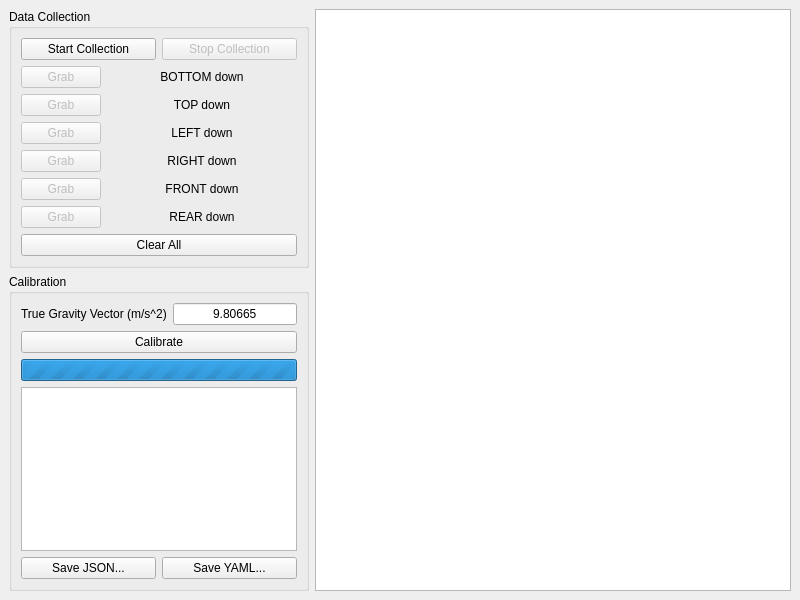
<?xml version="1.0" encoding="UTF-8"?>
<ui version="4.0">
 <class>fmain</class>
 <widget class="QMainWindow" name="fmain">
  <property name="geometry">
   <rect>
    <x>0</x>
    <y>0</y>
    <width>800</width>
    <height>600</height>
   </rect>
  </property>
  <property name="windowTitle">
   <string>Accelerometer Calibration</string>
  </property>
  <widget class="QWidget" name="centralwidget">
   <layout class="QHBoxLayout" name="horizontalLayout_2" stretch="0,1">
    <item>
     <layout class="QVBoxLayout" name="verticalLayout_4">
      <item>
       <widget class="QGroupBox" name="groupbox_data">
        <property name="minimumSize">
         <size>
          <width>300</width>
          <height>0</height>
         </size>
        </property>
        <property name="maximumSize">
         <size>
          <width>300</width>
          <height>16777215</height>
         </size>
        </property>
        <property name="title">
         <string>Data Collection</string>
        </property>
        <layout class="QVBoxLayout" name="verticalLayout">
         <item>
          <layout class="QHBoxLayout" name="horizontalLayout_3">
           <item>
            <widget class="QPushButton" name="button_start_collection">
             <property name="text">
              <string>Start Collection</string>
             </property>
            </widget>
           </item>
           <item>
            <widget class="QPushButton" name="button_stop_collection">
             <property name="enabled">
              <bool>false</bool>
             </property>
             <property name="text">
              <string>Stop Collection</string>
             </property>
            </widget>
           </item>
          </layout>
         </item>
         <item>
          <layout class="QFormLayout" name="formLayout">
           <item row="0" column="0">
            <widget class="QPushButton" name="button_grab_bottom">
             <property name="enabled">
              <bool>false</bool>
             </property>
             <property name="text">
              <string>Grab</string>
             </property>
            </widget>
           </item>
           <item row="0" column="1">
            <widget class="QLabel" name="label_grab_bottom">
             <property name="text">
              <string>BOTTOM down</string>
             </property>
             <property name="alignment">
              <set>Qt::AlignCenter</set>
             </property>
            </widget>
           </item>
           <item row="1" column="0">
            <widget class="QPushButton" name="button_grab_top">
             <property name="enabled">
              <bool>false</bool>
             </property>
             <property name="text">
              <string>Grab</string>
             </property>
            </widget>
           </item>
           <item row="1" column="1">
            <widget class="QLabel" name="label_grab_top">
             <property name="text">
              <string>TOP down</string>
             </property>
             <property name="alignment">
              <set>Qt::AlignCenter</set>
             </property>
            </widget>
           </item>
           <item row="2" column="0">
            <widget class="QPushButton" name="button_grab_left">
             <property name="enabled">
              <bool>false</bool>
             </property>
             <property name="text">
              <string>Grab</string>
             </property>
            </widget>
           </item>
           <item row="2" column="1">
            <widget class="QLabel" name="label_grab_left">
             <property name="text">
              <string>LEFT down</string>
             </property>
             <property name="alignment">
              <set>Qt::AlignCenter</set>
             </property>
            </widget>
           </item>
           <item row="3" column="0">
            <widget class="QPushButton" name="button_grab_right">
             <property name="enabled">
              <bool>false</bool>
             </property>
             <property name="text">
              <string>Grab</string>
             </property>
            </widget>
           </item>
           <item row="3" column="1">
            <widget class="QLabel" name="label_grab_right">
             <property name="text">
              <string>RIGHT down</string>
             </property>
             <property name="alignment">
              <set>Qt::AlignCenter</set>
             </property>
            </widget>
           </item>
           <item row="4" column="0">
            <widget class="QPushButton" name="button_grab_front">
             <property name="enabled">
              <bool>false</bool>
             </property>
             <property name="text">
              <string>Grab</string>
             </property>
            </widget>
           </item>
           <item row="4" column="1">
            <widget class="QLabel" name="label_grab_front">
             <property name="text">
              <string>FRONT down</string>
             </property>
             <property name="alignment">
              <set>Qt::AlignCenter</set>
             </property>
            </widget>
           </item>
           <item row="5" column="0">
            <widget class="QPushButton" name="button_grab_rear">
             <property name="enabled">
              <bool>false</bool>
             </property>
             <property name="text">
              <string>Grab</string>
             </property>
            </widget>
           </item>
           <item row="5" column="1">
            <widget class="QLabel" name="label_grab_rear">
             <property name="text">
              <string>REAR down</string>
             </property>
             <property name="alignment">
              <set>Qt::AlignCenter</set>
             </property>
            </widget>
           </item>
          </layout>
         </item>
         <item>
          <widget class="QPushButton" name="button_clear_data">
           <property name="text">
            <string>Clear All</string>
           </property>
          </widget>
         </item>
        </layout>
       </widget>
      </item>
      <item>
       <widget class="QGroupBox" name="groupbox_calibration">
        <property name="minimumSize">
         <size>
          <width>300</width>
          <height>0</height>
         </size>
        </property>
        <property name="maximumSize">
         <size>
          <width>300</width>
          <height>16777215</height>
         </size>
        </property>
        <property name="title">
         <string>Calibration</string>
        </property>
        <layout class="QVBoxLayout" name="verticalLayout_2">
         <item>
          <layout class="QFormLayout" name="formLayout_2">
           <item row="0" column="0">
            <widget class="QLabel" name="label_true_gravity_vector">
             <property name="text">
              <string>True Gravity Vector (m/s^2)</string>
             </property>
            </widget>
           </item>
           <item row="0" column="1">
            <widget class="QLineEdit" name="lineedit_true_gravity">
             <property name="text">
              <string>9.80665</string>
             </property>
             <property name="alignment">
              <set>Qt::AlignCenter</set>
             </property>
            </widget>
           </item>
          </layout>
         </item>
         <item>
          <widget class="QPushButton" name="button_calibrate">
           <property name="text">
            <string>Calibrate</string>
           </property>
          </widget>
         </item>
         <item>
          <widget class="QProgressBar" name="progress_bar_calibration">
           <property name="maximum">
            <number>0</number>
           </property>
           <property name="value">
            <number>-1</number>
           </property>
          </widget>
         </item>
         <item>
          <widget class="QPlainTextEdit" name="textedit_calibration">
           <property name="lineWrapMode">
            <enum>QPlainTextEdit::NoWrap</enum>
           </property>
          </widget>
         </item>
         <item>
          <layout class="QHBoxLayout" name="horizontalLayout">
           <item>
            <widget class="QPushButton" name="button_save_json">
             <property name="text">
              <string>Save JSON...</string>
             </property>
            </widget>
           </item>
           <item>
            <widget class="QPushButton" name="button_save_yaml">
             <property name="text">
              <string>Save YAML...</string>
             </property>
            </widget>
           </item>
          </layout>
         </item>
        </layout>
       </widget>
      </item>
     </layout>
    </item>
    <item>
     <widget class="QChartView" name="chart"/>
    </item>
   </layout>
  </widget>
 </widget>
 <customwidgets>
  <customwidget>
   <class>QChartView</class>
   <extends>QGraphicsView</extends>
   <header>QtCharts</header>
  </customwidget>
 </customwidgets>
 <resources/>
 <connections/>
</ui>
